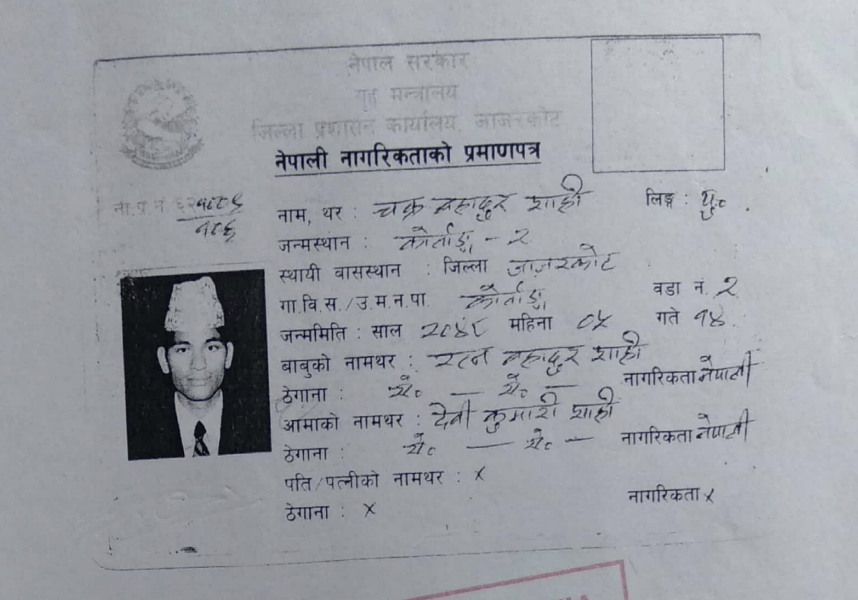
#> input picture frontback integrated/test/media/citizenship/20250221_094622/back.jpg, 858 x 600 px; its folder holds only this picture in this run
$ python -i text_detection.py   (imports and definitions only)
#> lines starting #> are read from the running program, lines starting #| are printed output that depends on the picture; after the words box and inside, x2 and y2 are one past the last pixel; in counts of white or black regions, pixels touching at a corner belong together
#> in text_detection, image is the input picture: shape (600, 858, 3); mean B, G, R 164.9, 159.5, 156.1
import os
import cv2
import copy
import easyocr
import numpy as np
import matplotlib.pyplot as plt

# Initialize the EasyOCR reader
# [1 line that did not run here, left out]


# Function to enhance the image using a series of steps
def enhance_image_stepwise(image_array, contrast=1.5, brightness=2):

    # Step 1: Denoise the image (optional, can be adjusted or skipped)
#> called with contrast = 1.9, brightness = 2
    denoised_image = cv2.bilateralFilter(image_array, d=9, sigmaColor=75, sigmaSpace=75)
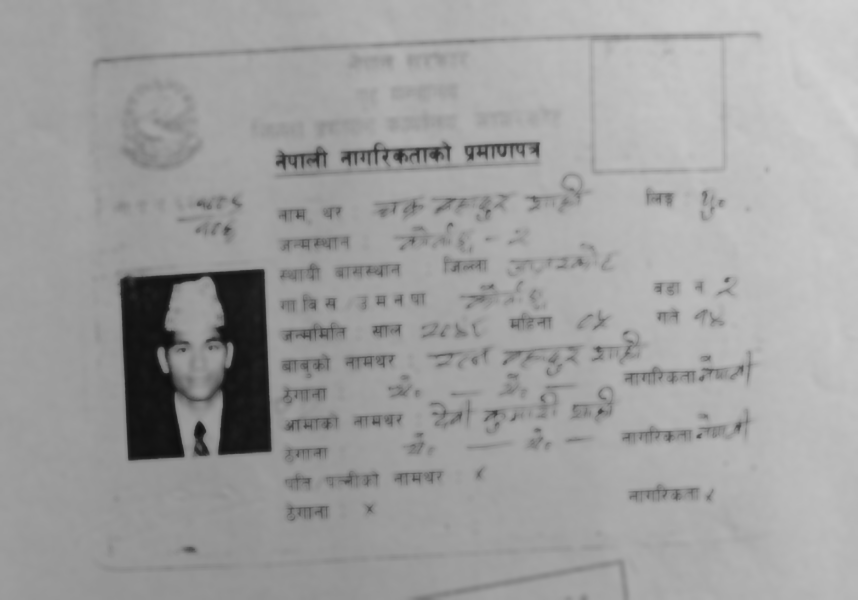
#> denoised_image: shape (600, 858); min 15, max 209, mean 159.2

    # Step 2: Increase contrast using histogram equalization
    contrast_enhanced = cv2.convertScaleAbs(image_array, alpha=contrast, beta=brightness)
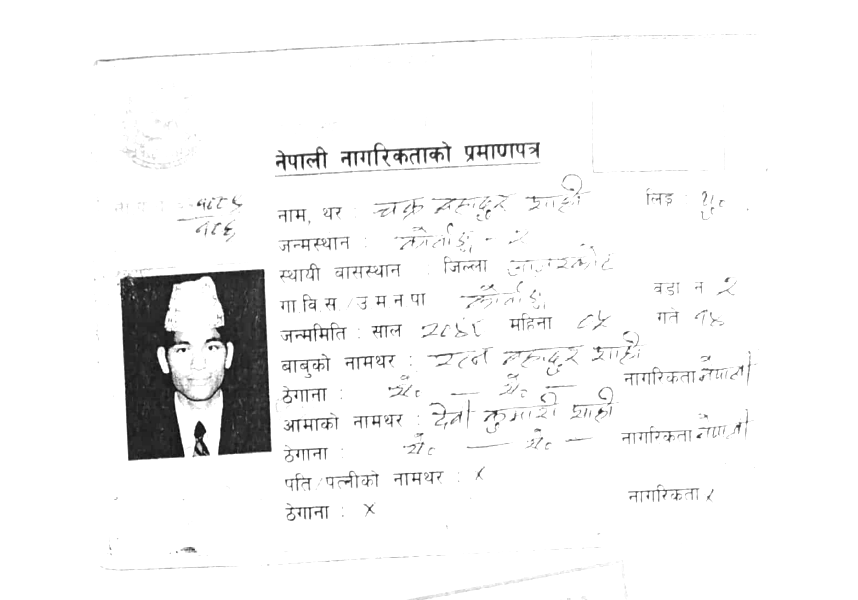
#> contrast_enhanced: shape (600, 858); min 6, max 255, mean 244.1

    # Step 3: Strong sharpening with a custom kernel
    strong_sharpen_kernel = np.array([[0, -1, 0],
                                      [-1, 5, -1],
                                      [0, -1, 0]])  # More aggressive sharpening
    sharpened = cv2.filter2D(contrast_enhanced, -1, strong_sharpen_kernel)
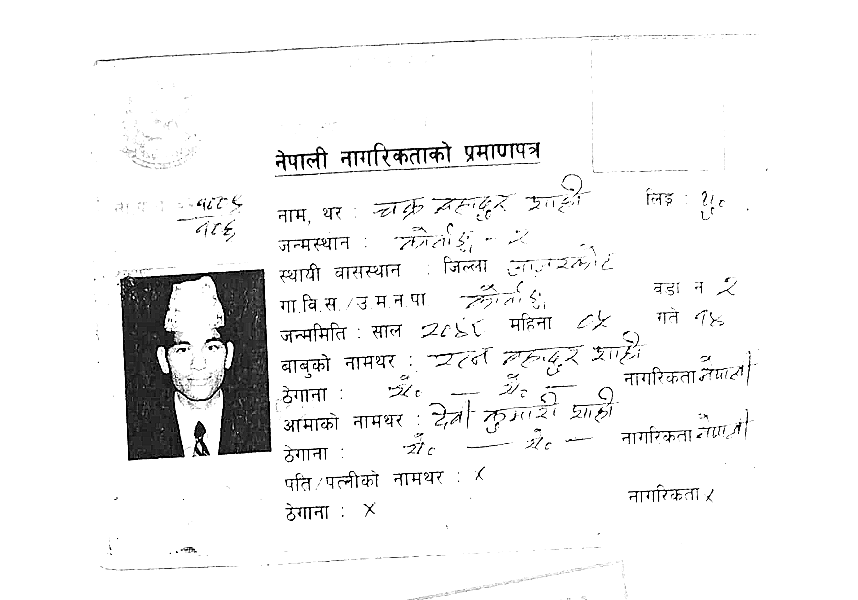
#> sharpened: shape (600, 858); min 0, max 255, mean 241.7

    # Step 4: Apply adaptive thresholding to make text black and background white
    enhanced_text = cv2.adaptiveThreshold(sharpened, 255,
                                          cv2.ADAPTIVE_THRESH_GAUSSIAN_C,
                                          cv2.THRESH_BINARY,
                                          11, 2)
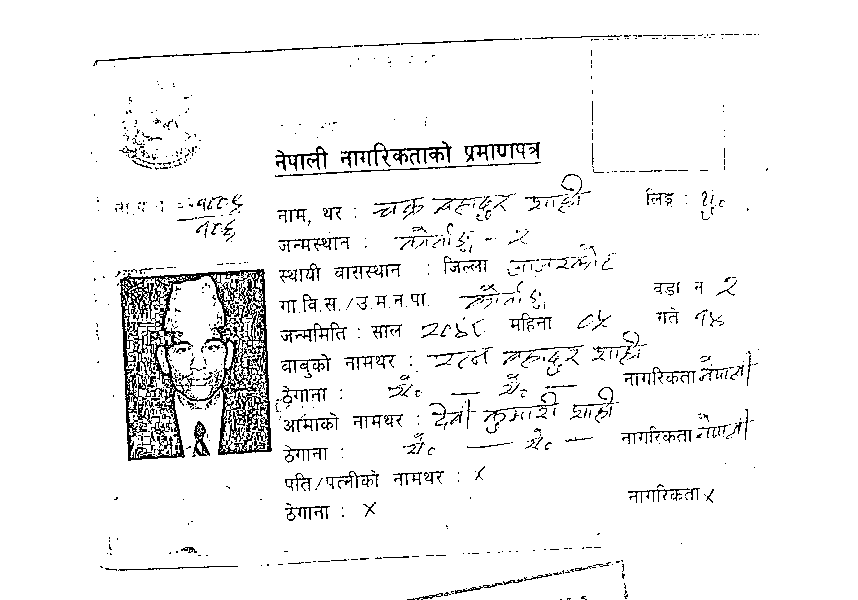
#> enhanced_text: shape (600, 858); 94.9% white; black in thin lines or dots, all inside (x1, y1, x2, y2) = (91, 34, 768, 600)

    return enhanced_text


# Function to detect text using EasyOCR
def easyocr_text_detection(orig):

    image = copy.deepcopy(orig)

    result = reader.readtext(image)

    rectangles = []

    # Draw bounding boxes
    for (bbox, text, prob) in result:
        (top_left, top_right, bottom_right, bottom_left) = bbox
        top_left = tuple(map(int, top_left))
        bottom_right = tuple(map(int, bottom_right))

        x1, y1 = top_left
        x2, y2 = bottom_right
        x1, x2 = min(x1, x2), max(x1, x2)
        y1, y2 = min(y1, y2), max(y1, y2)

        rectangles.append([x1, y1, x2, y2])
        # print([x1, y1, x2, y2])

    height_full = int(image.shape[0])  # Height of the image
    width_full = int(image.shape[1])   # Width of the image

    for rectangle in rectangles:
        width = rectangle[2]- rectangle[0]
        height = rectangle[3] - rectangle[1]

        rectangle[1] = int(rectangle[1] - height*0.18)
        if rectangle[1] < 0:
            rectangle[1] = 0

        rectangle[3] = int(rectangle[3] + height*0.18)
        if rectangle[3] > height_full:
            rectangle[3] = height_full

        rectangle[0] = int(rectangle[0] - width*0.08)
        if rectangle[0] < 0:
            rectangle[0] = 0

        rectangle[2] = int(rectangle[2] + width*0.08)
        if rectangle[2] > width_full:
            rectangle[2] = width_full

    for rectangle in rectangles:
        cv2.rectangle(image, (rectangle[0], rectangle[1]), (rectangle[2], rectangle[3]), (0, 255, 0), 1)

    # [6 lines of commented-out code are left out]

    return rectangles


# Function to plot the detected regions
# [46 lines left out: functions plot_regions, save_regions, not called in this run]


# Function to detect text in an image
def text_detection(image_path):
    image = cv2.imread(image_path)
    # image = cv2.resize(image, (1000, 700))

    gray_image = cv2.cvtColor(image, cv2.COLOR_BGR2GRAY)
    enhanced_image = enhance_image_stepwise(gray_image, contrast=1.9)
    enhanced_image_rgb = cv2.cvtColor(enhanced_image, cv2.COLOR_BGR2RGB)

    gray_image_rgb = cv2.cvtColor(gray_image, cv2.COLOR_BGR2RGB)

    rectangles = easyocr_text_detection(enhanced_image_rgb)

    save_regions(rectangles, image)


# # usage
# text_detection('input/images/nep_cit.jpg')

#> (the run stopped early here; a loop or call above may not have finished)
